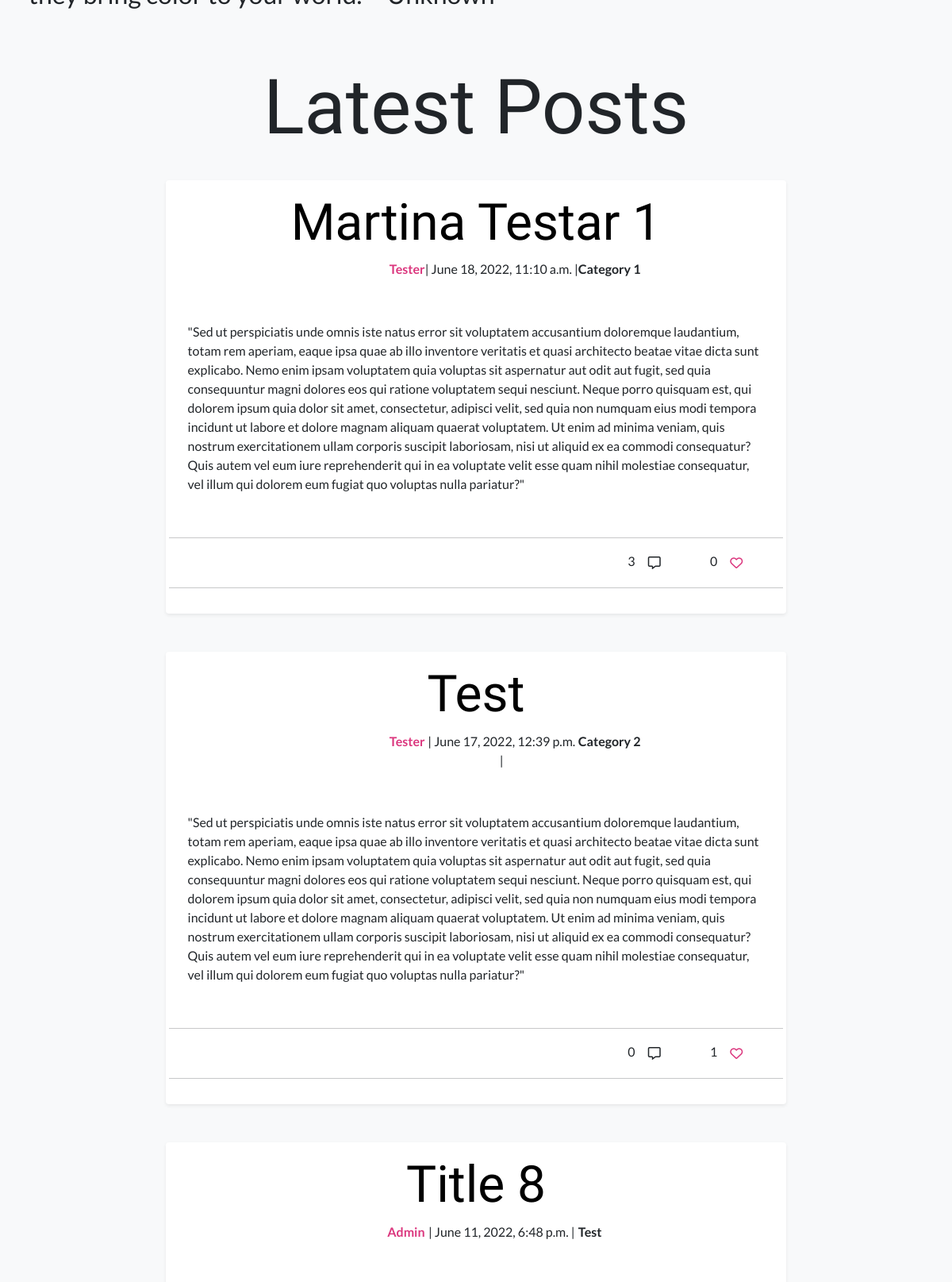
The app's page / (middle part), older data.
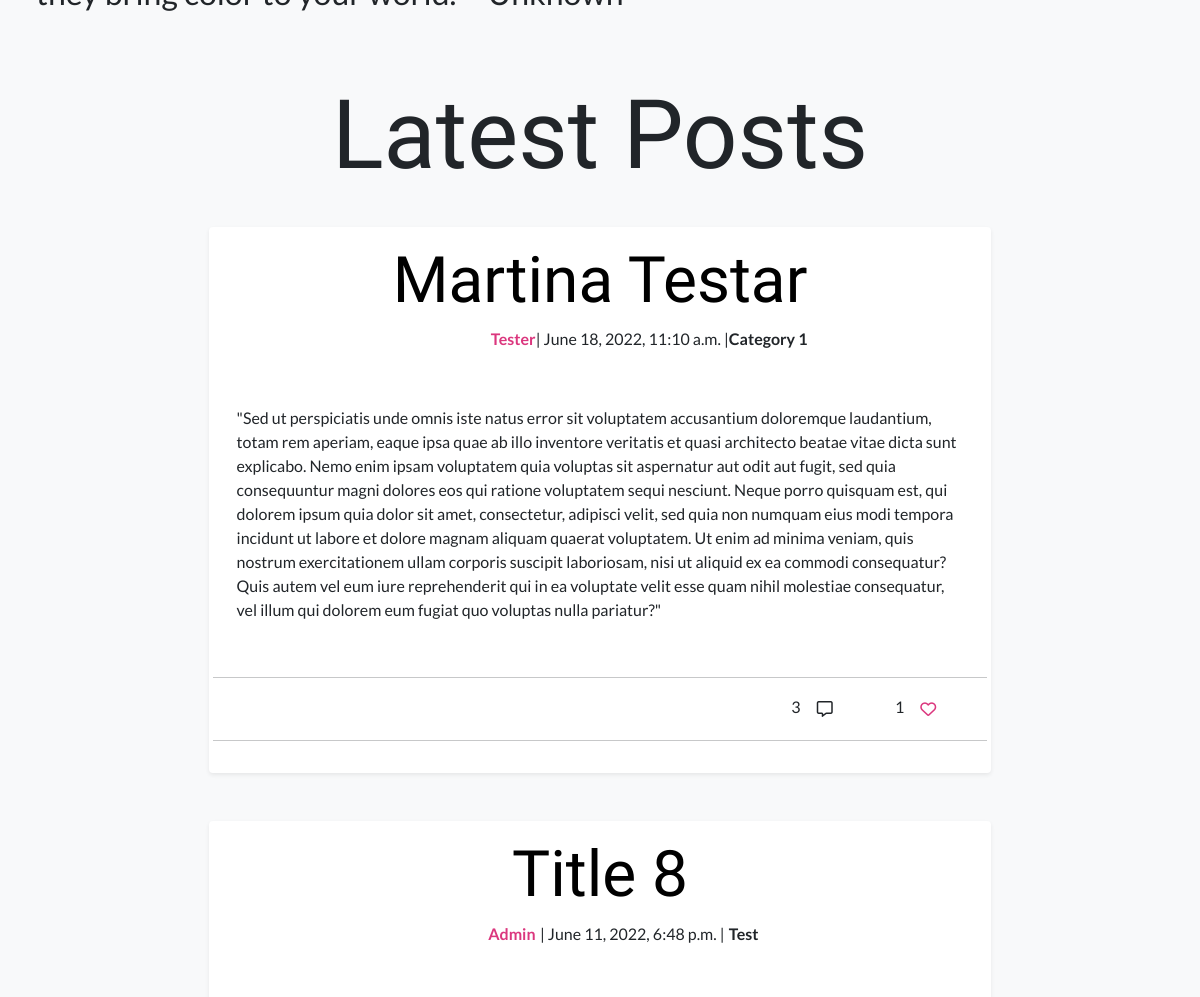
The same page, newer data.
### blog_post/models.py (models this page shows, shortened)
class Post(models.Model):
    PUBLISH_STATUS = ((0, 'Draft'), (1, 'Publish'))
    title = models.CharField(max_length=100)
    slug = models.SlugField(max_length=200, unique=True)
    meta_description = models.CharField(max_length=150, blank=True)
    author = models.ForeignKey(
        User,
        on_delete=models.CASCADE,
        related_name='post_author',
        )
    category = models.ForeignKey(
        Category,
        on_delete=models.CASCADE,
        related_name='post_category',
        )
    created_on = models.DateTimeField(auto_now_add=True)
    updated_on = models.DateTimeField(auto_now=True)
    content = models.TextField()
    published = models.IntegerField(choices=PUBLISH_STATUS, default=0)
    publish_date = models.DateTimeField(blank=True, null=True)
    likes = models.ManyToManyField(
        Profile,
        related_name='post_likes',
        default=[0],
        blank=True
        )
    number_of_likes = models.BigIntegerField(default='0')
    liked = models.BooleanField(default=False)
    post_img = CloudinaryField(
        'post_image',
        default='default_image'
        )  # TODO: Add a default picture
    class Meta:
        ordering = ['-created_on']

class Category(models.Model):
    name = models.CharField(
        max_length=50,
        unique=True,
        blank=False,
        null=False,
        )
    slug = models.SlugField(
        max_length=200,
        unique=True,
        blank=False,
        null=False,
        )
    category_img = CloudinaryField(
        'category_image',
        default='default_image',
        )  #  TODO: Add a default picture
    class Meta:
        verbose_name_plural = "categories"
    def __str__(self):
        return f'{self.name}'

### home/views.py (the view)
# urls.py: path('', views.BlogPostList.as_view(), name='index'),
class BlogPostList(ListView):
    model = Post
    template_name = 'index.html'
    context_object_name = 'index'
    paginate_by = 4
    def get_context_data(self, *args, **kwargs):
        context = super(BlogPostList, self).get_context_data(**kwargs)
        context['category'] = Category.objects.all()
        return context
    def get_queryset(self):
        all_published_posts = Post.objects.filter(published=1).order_by('-created_on')
        for post in all_published_posts:
            post.liked = False
            if post.likes.filter(id=self.request.user.id).exists():
                post.liked = True
        queryset = all_published_posts
        return queryset

### profiles/models.py (called while the page is built)
    def __str__(self):
        return f'{self.user}'

### home/templates/index.html (shortened to what this page needs)
<div class="video-wrapper">
    <div id="video-text-wrapper">
        <p class="h2">“Flowers are like <span id="text-friends">friends</span> <br>
             they bring color to your world.” - Unknown</p>
    </div>
</div>
{% extends 'base.html' %}
{% load static %}
{% block content %}
<h1 id="blog-post-list-header">Latest Posts</h1>
 {% for post in page_obj %}
   {% include 'blog_post_list.html' %}
{% endfor %}
{% endblock %}

### home/templates/blog_post_list.html (shortened to what this page needs)
{% block content %}
<article class="mx-auto blog-post-list shadow-sm p-3 mb-5 bg-body rounded">
    <div class="row">
        <span class="text-center">
            <a href="{% url 'blog_post' post.slug %}" class="blog-post-header">
                <h1 class="display-3 text-capitalize blog-post-header">{{post.title}}</h1>
            </a>
        </span>
    </div>
    <div class="row">
        <div class="col-lg-5 col-md-5 col-sm-5 g-0">
            <p class="text-lg-end text-md-end text-sm-end fw-bold post-author">{{post.author}}</p>
        </div>
        <div class="col-lg-3 col-md-7 col-sm-7 g-0">
            <p class="text-lg-center text-md-center">| {{post.created_on}} |</p>
        </div>
        <div class="col-lg-4 col-md-12 col-sm-12 g-0">
            <p class="text-lg-start text-md-center text-sm-center text- fw-bold">{{post.category}}</p>
        </div>
    </div>
    <article id="blog-post-body">
        <div class="row">
            <p class="blog-post-content"> {{post.content}} </p>
            <hr>
        </div>
    </article>
    <div class="comment-and-like-section">
        <div class="row">
            <div class="col-10">
                <p class="text-end">{{post.post_comments.count}}
                    <button class="btn btn-comments" type="button"><i class="far fa-comment-alt"></i></button>
                </p>
            </div>
            <div class="col-2 text-center">
                <span>{{post.number_of_likes}}</span>
                {% if request.user.is_authenticated %}
                    {% if post.liked %}
                    <button class="btn btn_likes" id="btn-like" name="{% url 'post_likes' post.slug %}" type="submit"
                    value="{{post.id}}"><i id="btn-i" class="fas fa-heart btn-icon"></i></button>
                    {% else %}
                    <button class="btn btn_likes" id="btn-like" name="{% url 'post_likes' post.slug %}" type="submit"
                    value="{{post.id}}"><i id="btn-i" class="far fa-heart btn-icon"></i></button>
                    {% endif %}
                {% else %}
                <button class="btn" id="btn-like" onclick="alertMsgVisitorLikes()"><i id="btn-i"
                        class="far fa-heart btn-icon"></i></button>
                {% endif %}
            </div>
            <hr>
        </div>
    </div>
</article>
{% endblock %}

Row changes from the older to the newer data that the page shows:
removed Post: title "Test", author "Tester", created_on "June 17, 2022, 12:39 p.m.", category "Category 2", content "\"Sed ut perspiciatis unde omnis iste natus error sit voluptatem accusantium doloremque laudantium, totam rem aperiam, eaque ipsa quae ab illo inventore veritatis et quasi architecto beatae vitae dicta sunt explicabo. Nemo enim ipsam voluptatem quia voluptas sit aspernatur aut odit aut fugit, sed quia consequuntur magni dolores eos qui ratione voluptatem sequi nesciunt. Neque porro quisquam est, qui dolorem ipsum quia dolor sit amet, consectetur, adipisci velit, sed quia non numquam eius modi tempora incidunt ut labore et dolore magnam aliquam quaerat voluptatem. Ut enim ad minima veniam, quis nostrum exercitationem ullam corporis suscipit laboriosam, nisi ut aliquid ex ea commodi…", post_comments.count "0", number_of_likes "1"
changed Post "Tester": title "Martina Testar 1" → "Martina Testar"; number_of_likes "0" → "1"
